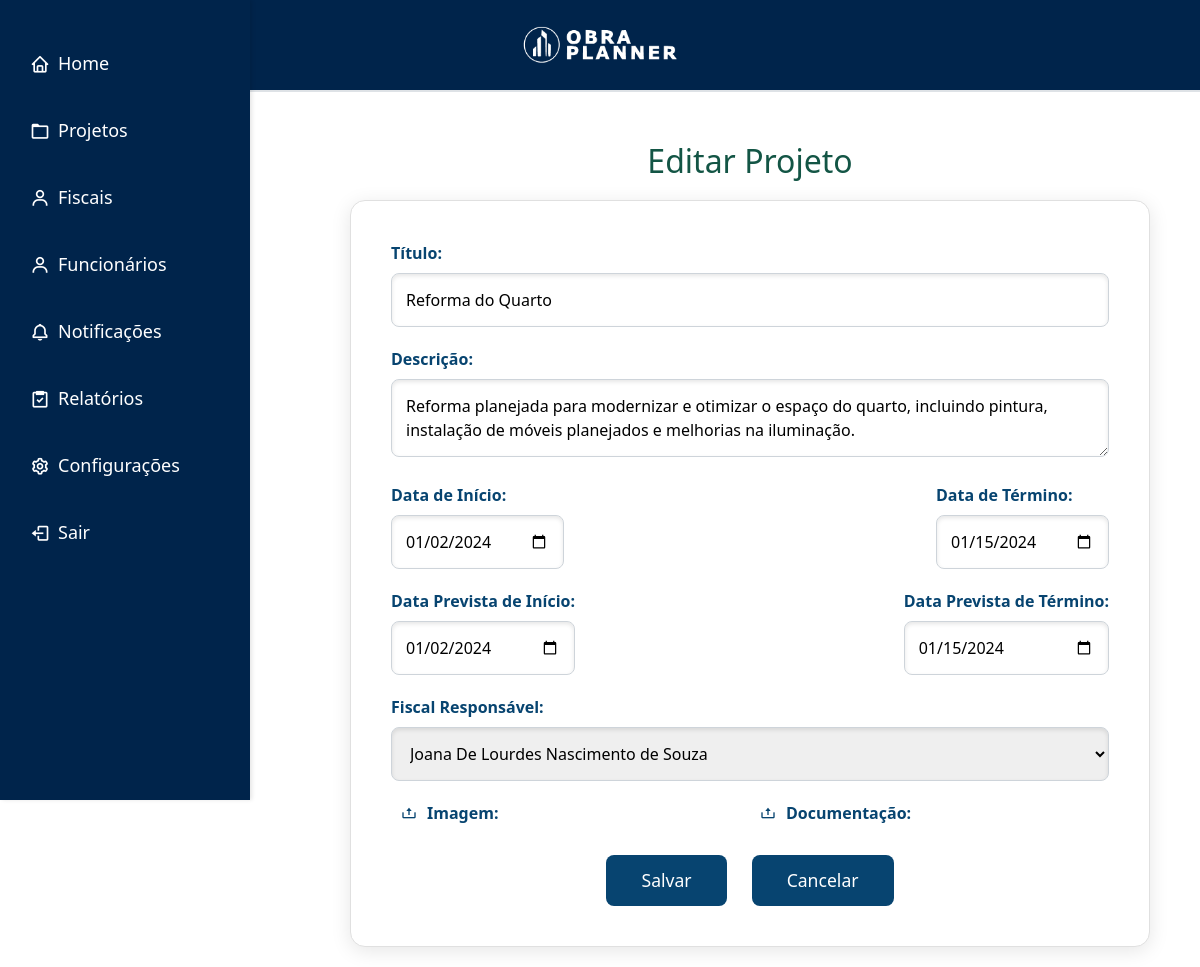
/empresa/projetos/editproj.php?id=38 (signed in), run on the app's committed database.
### tables this page shows
CREATE TABLE IF NOT EXISTS `projetos` (
  `projeto_id` int(11) NOT NULL AUTO_INCREMENT,
  `titulo` varchar(255) NOT NULL,
  `descricao` text DEFAULT NULL,
  `imagem` varchar(255) DEFAULT NULL,
  `documentacao` varchar(255) DEFAULT NULL,
  `data_inicio` date DEFAULT NULL,
  `data_termino` date DEFAULT NULL,
  `data_prev_ini` date DEFAULT NULL,
  `data_prev_ter` date DEFAULT NULL,
  `empresa_id` int(11) DEFAULT NULL,
  `fiscal_id` int(11) DEFAULT NULL,
  `func_id` varchar(225) DEFAULT NULL,
  `status` enum('Em andamento','Concluído','Atrasado') NOT NULL DEFAULT 'Em andamento',
  `qtn_eta` varchar(100) DEFAULT NULL,
  `progresso` int(11) DEFAULT NULL,
  PRIMARY KEY (`projeto_id`),
  KEY `empresa_id` (`empresa_id`),
  KEY `fiscal_id` (`fiscal_id`),
  KEY `func_id` (`func_id`),
  CONSTRAINT `projetos_ibfk_1` FOREIGN KEY (`empresa_id`) REFERENCES `empresas` (`empresa_id`),
  CONSTRAINT `projetos_ibfk_2` FOREIGN KEY (`fiscal_id`) REFERENCES `fiscais` (`fiscal_id`),
  CONSTRAINT `projetos_ibfk_3` FOREIGN KEY (`func_id`) REFERENCES `funcionarios` (`func_id`)
);

CREATE TABLE IF NOT EXISTS `fiscais` (
  `fiscal_id` int(11) NOT NULL AUTO_INCREMENT,
  `nome` varchar(255) NOT NULL,
  `email` varchar(255) NOT NULL,
  `telefone` varchar(20) DEFAULT NULL,
  `senha` varchar(255) NOT NULL,
  `cpf` varchar(20) NOT NULL,
  `empresa_id` int(11) DEFAULT NULL,
  `foto` varchar(255) DEFAULT NULL,
  `ativa` enum('ativa','desativada') DEFAULT 'ativa',
  PRIMARY KEY (`fiscal_id`),
  UNIQUE KEY `email` (`email`),
  UNIQUE KEY `cpf` (`cpf`),
  KEY `empresa_id` (`empresa_id`),
  CONSTRAINT `fiscais_ibfk_1` FOREIGN KEY (`empresa_id`) REFERENCES `empresas` (`empresa_id`)
);

### empresa/projetos/editproj.php (the view, shortened to what this page needs)
<?php
$projeto_id = isset($_GET['id']) ? (int)$_GET['id'] : 0;
$conn = new mysqli('localhost', 'root', '', 'obra_planner');
$sql = "SELECT * FROM projetos WHERE projeto_id = ? AND empresa_id = ?";
$stmt = $conn->prepare($sql);
$stmt->bind_param("ii", $projeto_id, $_SESSION['UsuarioID']);
$stmt->execute();
$result = $stmt->get_result();
$projeto = $result->fetch_assoc();
$fiscal_sql = "SELECT fiscal_id, nome FROM fiscais WHERE empresa_id = ?";
$fiscal_stmt = $conn->prepare($fiscal_sql);
$fiscal_stmt->bind_param("i", $_SESSION['UsuarioID']);
$fiscal_stmt->execute();
$fiscais = $fiscal_stmt->get_result();
?>
<!DOCTYPE html>
<html lang="pt-BR">
<head>
    <link rel="stylesheet" href="../style.css">
    <link href='https://unpkg.com/boxicons@2.0.7/css/boxicons.min.css' rel='stylesheet'>
    <link href="https://cdn.jsdelivr.net/npm/bootstrap@5.0.2/dist/css/bootstrap.min.css" rel="stylesheet">
</head>
<body>
<header>
    <div class="logo">
        <img src="../../imgs/obraplanner7.png" alt="Logo do ObraPlanner" style="max-height: 50px;">
    </div>
</header>
<nav class="sidebar">
        <ul>
            <li><a href="../dash.php"><i class="bx bx-home"></i> Home</a></li>
            <li><a href="proj.php"><i class="bx bx-folder"></i> Projetos</a></li>
            <li><a href="../fiscal/fis.php"><i class="bx bx-user"></i> Fiscais</a></li>
            <li><a href="../funcionarios/func.php"><i class="bx bx-user"></i> Funcionários</a></li>
            <li><a href="../notificacaos/not.php"><i class="bx bx-bell"></i> Notificações</a></li>
            <li><a href="../relemp/relemp.php"><i class="bx bx-task"></i> Relatórios</a></li>
            <li><a href="../config/config.php"><i class="bx bx-cog"></i> Configurações</a></li>
            <li><a href="../../index.php" class="btn-logout"><i class="bx bx-log-out"></i> Sair</a></li>
        </ul>
    </nav>
<main role="main" class="col-md-9 ml-sm-auto col-lg-10 px-4" style="margin-left: 250px; padding-top: 50px;">
    <h2>Editar Projeto</h2>
    <form action="editproj2.php" method="post" enctype="multipart/form-data" class="form-container">
        <label for='titulo'>Título:</label>
        <input type='text' name='titulo' value='<?php echo htmlspecialchars($projeto['titulo']); ?>' required>
        <label for='descricao'>Descrição:</label>
        <textarea name='descricao' required><?php echo htmlspecialchars($projeto['descricao']); ?></textarea>
        <div class='date-container'>
            <div>
                <label for='data_inicio'>Data de Início:</label>
                <input type='date' name='data_inicio' value='<?php echo htmlspecialchars($projeto['data_inicio']); ?>' required>
            </div>
            <div>
                <label for='data_termino'>Data de Término:</label>
                <input type='date' name='data_termino' value='<?php echo htmlspecialchars($projeto['data_termino']); ?>' required>
            </div>
        </div>
        <div class='date-container'>
            <div>
                <label for='data_prev_ini'>Data Prevista de Início:</label>
                <input type='date' name='data_prev_ini' value='<?php echo htmlspecialchars($projeto['data_prev_ini']); ?>' required>
            </div>
            <div>
                <label for='data_prev_ter'>Data Prevista de Término:</label>
                <input type='date' name='data_prev_ter' value='<?php echo htmlspecialchars($projeto['data_prev_ter']); ?>' required>
            </div>
        </div>
        <label for='fiscal_id'>Fiscal Responsável:</label>
        <select name='fiscal_id' required>
            <?php while ($fiscal = $fiscais->fetch_assoc()): ?>
                <option value="<?php echo $fiscal['fiscal_id']; ?>" <?php echo ($fiscal['fiscal_id'] == $projeto['fiscal_id']) ? 'selected' : ''; ?>>
                    <?php echo htmlspecialchars($fiscal['nome']); ?>
                </option>
            <?php endwhile; ?>
        </select>
<div class="upload-container">
    <label class="file-upload" id="imagem-upload">
        <i class='bx bx-upload'></i>
        <span>Imagem:</span>
    </label>
    <label class="file-upload" id="documento-upload">
        <i class='bx bx-upload'></i>
        <span>Documentação:</span>
    </label>
</div>
<div class="button-container">
            <button type="submit" class="btnproj">Salvar</button>
            <a href="proj.php" class="btnproj">Cancelar</a>
        </div>
    </form>
</main>
</body>
</html>

### empresa/style.css (style rules this page uses)
:root { --co1: #00244b; --co2: #003d80; --co3: #074470; --co4: #01306e; --co5: #0056b3; --co8: #539ff0; --co10: #07488d; --co11: #003d7a; --co12: #132154; --co13: #324363; --co17: #fff; --co18: #000; --co19: #333; --co20: #0c382e; --co21: #145413; --co22: #541313; --co23: #dee2e6; --co24: #135545; --co25: #ffe600; }
html, body { width: 100vw; overflow-x: hidden; margin: 0; font-family: 'Lexend', sans-serif; }
header { display: flex; justify-content: center; background-color: var(--co1); padding: 20px 30px; border-bottom: 2px solid var(--co23); }
.logo img { max-height: 50px; }
.sidebar { width: 250px; background-color: var(--co1); color: #fff; padding: 20px; box-shadow: 2px 0 4px rgba(0, 0, 0, 0.1); display: flex; flex-direction: column; height: 100vh; position: fixed; top: 0; left: 0; z-index: 1000; }
.sidebar ul { list-style-type: none; padding: 0; margin: 0; flex: 1; }
.sidebar ul li { margin: 20px 0; }
.sidebar ul li a { color: #fff; text-decoration: none; font-size: 18px; display: flex; align-items: center; padding: 10px; border-radius: 5px; transition: background-color 0.3s; }
.sidebar ul li a i { margin-right: 8px; font-size: 20px; }

### empresa/projetos/editproj.php (style rules this page uses)
h2 { color: #135545; text-align: center; font-size: 2rem; margin-bottom: 20px; }
.form-container { background-color: #ffffff; border: 1px solid #e0e0e0; padding: 40px; border-radius: 15px; margin: 20px auto; width: 90%; max-width: 800px; box-shadow: 0 4px 20px rgba(0, 0, 0, 0.1); }
form label { font-weight: 600; color: #074470; display: block; margin-bottom: 8px; }
form input[type="text"], form textarea, form input[type="date"], form input[type="file"], form select { padding: 14px; border: 1px solid #ced4da; border-radius: 8px; font-size: 16px; width: 100%; margin-bottom: 20px; box-shadow: inset 0 2px 4px rgba(0, 0, 0, 0.1); }
.date-container { display: flex; justify-content: space-between; gap: 15px; }
.date-container input[type="date"] { flex: 1; }
.button-container { display: flex; justify-content: center; margin-top: 30px; gap: 25px; }
.btnproj { background-color: #074470; color: #ffffff; border: none; padding: 12px 35px; font-size: 1.1rem; border-radius: 8px; transition: background-color 0.3s, color 0.3s, transform 0.2s; text-decoration: none; text-align: center; cursor: pointer; }
.file-upload { display: flex; align-items: center; margin-top: 15px; cursor: pointer; color: #074470; gap: 10px; position: relative; }
.upload-container { display: flex; justify-content: space-between; }
.upload-container label { flex: 1; margin: 0 10px; }

### data on the page
projetos: titulo "Reforma do Quarto", descricao "Reforma planejada para modernizar e otimizar o espaço do quarto, incluindo pintura, instalação de móveis planejados e melhorias na iluminação.", data_inicio "01/02/2024", data_termino "01/15/2024", data_prev_ini "01/02/2024", data_prev_ter "01/15/2024", fiscal_id "Joana De Lourdes Nascimento de Souza"
